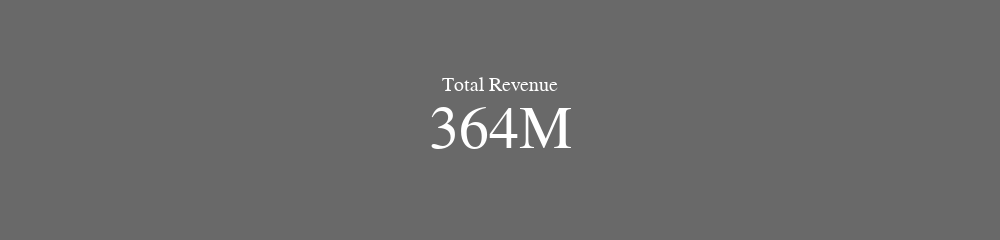

Notebook code cell kept with this figure:
### Code cell
tr_fig = go.Figure()
tr_fig.add_trace(go.Indicator(mode="number", value=total_revenue, title={"text": "Total Revenue"}))
tr_fig.update_layout(
    height=200,
    width=1000,
    paper_bgcolor="dimgray",
    plot_bgcolor="black",
    font=dict(family="Century Gothic, Bold", color="white", size=20)
)
tr_fig.show()

### Figure 1 — Plotly figure (JSON) as saved in the notebook; plotly's stock layout.template omitted (floating-point values rounded to 4 significant figures)
{"data": [{"mode": "number", "title": {"text": "Total Revenue"}, "type": "indicator", "value": 364014014}], "layout": {"font": {"color": "white", "family": "Century Gothic, Bold", "size": 20}, "height": 200, "paper_bgcolor": "dimgray", "plot_bgcolor": "black", "width": 1000}}
